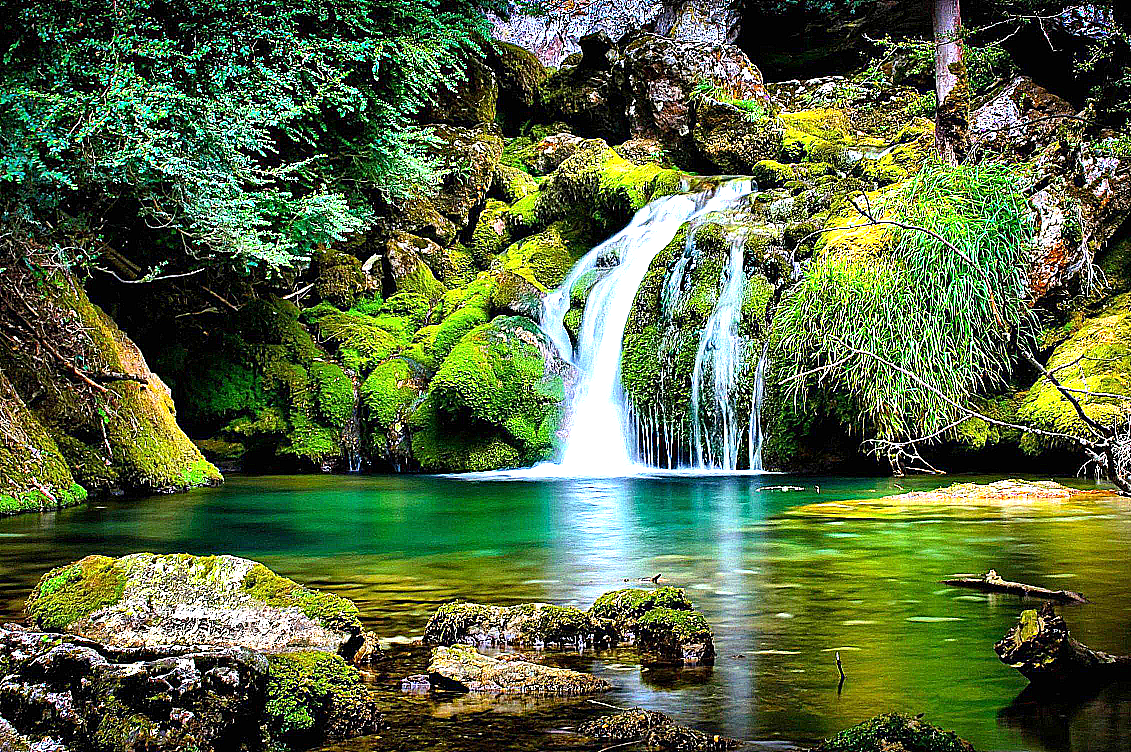
#> input picture 483.png, 1131 x 752 px, given in place of fogo.png, which was not available
$ python TrabalhoGB.py
#> lines starting #> are read from the running program, lines starting #| are printed output that depends on the picture; pictures that were not available may be replaced by others from this repository, and a replacement may not be noted
import cv2
import numpy as np
from scipy.interpolate import UnivariateSpline
import random

def LookupTable(x, y):
  spline = UnivariateSpline(x, y)
  return spline(range(256))

# [19 lines left out: functions Winter, Summer, not called in this run]

def invert(img):
    inv = cv2.bitwise_not(img)
    return inv

def HDR(img):
    hdr = cv2.detailEnhance(img, sigma_s=12, sigma_r=0.15)
    return  hdr

# [18 lines left out: functions pencil_sketch_col, pencil_sketch_grey, sepia, not called in this run]

def sharpen(img):
    kernel = np.array([[-1, -1, -1], [-1, 9.5, -1], [-1, -1, -1]])
    img_sharpen = cv2.filter2D(img, -1, kernel)
    return img_sharpen

def bright(img, beta_value ):
    img_bright = cv2.convertScaleAbs(img, beta=beta_value)
    return img_bright

def greyscale(img):
    greyscale = cv2.cvtColor(img, cv2.COLOR_BGR2GRAY)
    return greyscale

def filters(imagem, pos):
    match pos:
        case 0:
            return imagem
        case 1:
            return greyscale(imagem)
        case 2:
            return bright(imagem, 60)
        case 3:
            return sharpen(imagem)
        case 4:
            return sepia(imagem)
        case 5:
            return pencil_sketch_grey(imagem)
        case 6:
            return pencil_sketch_col(imagem)
        case 7:
            return HDR(imagem)
        case 8:
            return invert(imagem)
        case 9:
            return Summer(imagem)
        case 10:
            return Winter(imagem)

def nomeAleatorio():
    return random.randint(1, 3000)

def nothing(x):
    pass

# [54 lines left out: functions overlay_transparent, sticker, not called in this run]

def trackbarMouseCb():
    cv2.namedWindow('Controle')
    cv2.namedWindow("Imagem")
    cv2.createTrackbar('Efeitos','Controle',0,10,nothing)
    cv2.createTrackbar('Stickers', 'Controle', 1, 5, nothing)
    cv2.setMouseCallback('Imagem', sticker)

fogo = cv2.imread("Stickers/fogo.png" , cv2.IMREAD_UNCHANGED)
#> fogo is the input picture: shape (752, 1131, 3); mean B, G, R 65.3, 104.7, 87.6
fogo = cv2.resize(fogo, (100, 54))
#> fogo: shape (54, 100, 3)
estrela = cv2.imread("Stickers/estrela.png" , cv2.IMREAD_UNCHANGED)
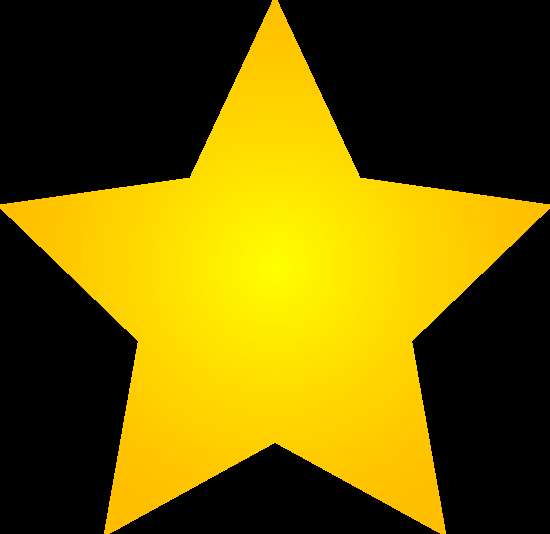
#> input picture stickers/estrela.png, 550 x 534 px, found by its file name
#> estrela is the input picture: shape (534, 550, 4); mean B, G, R, A 0, 93.3, 109.9, 106.9
estrela = cv2.resize(estrela, (92, 51))
#> estrela: shape (51, 92, 4)
bola = cv2.imread("Stickers/bola.png" , cv2.IMREAD_UNCHANGED)
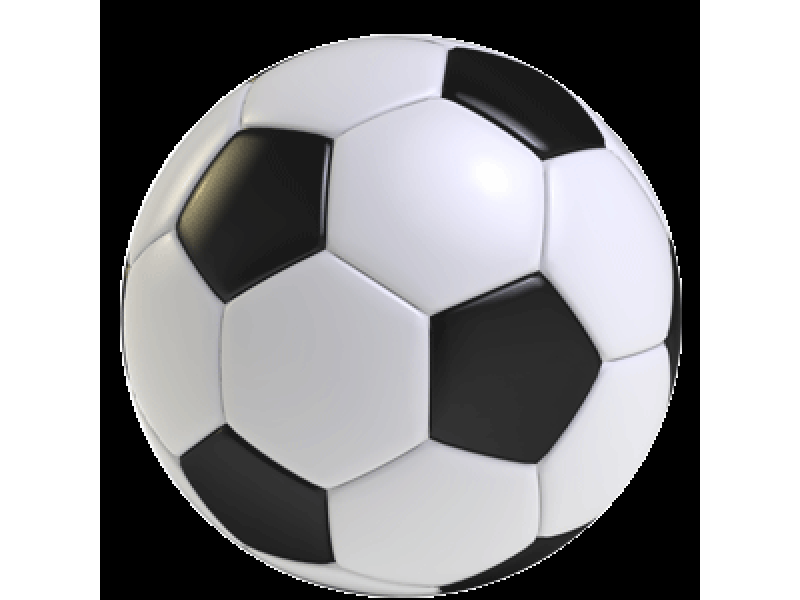
#> input picture stickers/bola.png, 800 x 600 px, found by its file name
#> bola is the input picture: shape (600, 800, 4); mean B, G, R, A 150, 148.1, 148.4, 133.2
bola = cv2.resize(bola, (90, 52))
#> bola: shape (52, 90, 4)
arco = cv2.imread("Stickers/arco-iris.png" , cv2.IMREAD_UNCHANGED)
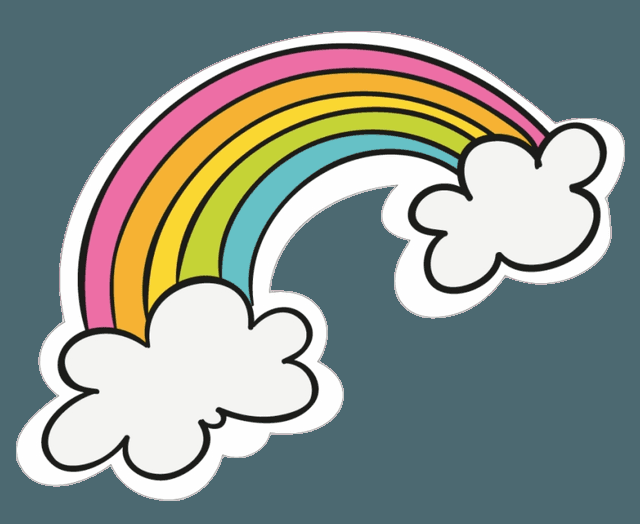
#> input picture stickers/arco-iris.png, 640 x 524 px, found by its file name
#> arco is the input picture: shape (524, 640, 4); mean B, G, R, A 139.5, 145.2, 136.3, 120.3
arco = cv2.resize(arco, (84, 68))
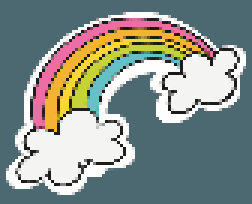
#> arco: shape (68, 84, 4) (shown 3 times larger); mean B, G, R, A 139.6, 145.3, 136.4, 120.4
feliz = cv2.imread("Stickers/feliz.png" , cv2.IMREAD_UNCHANGED)
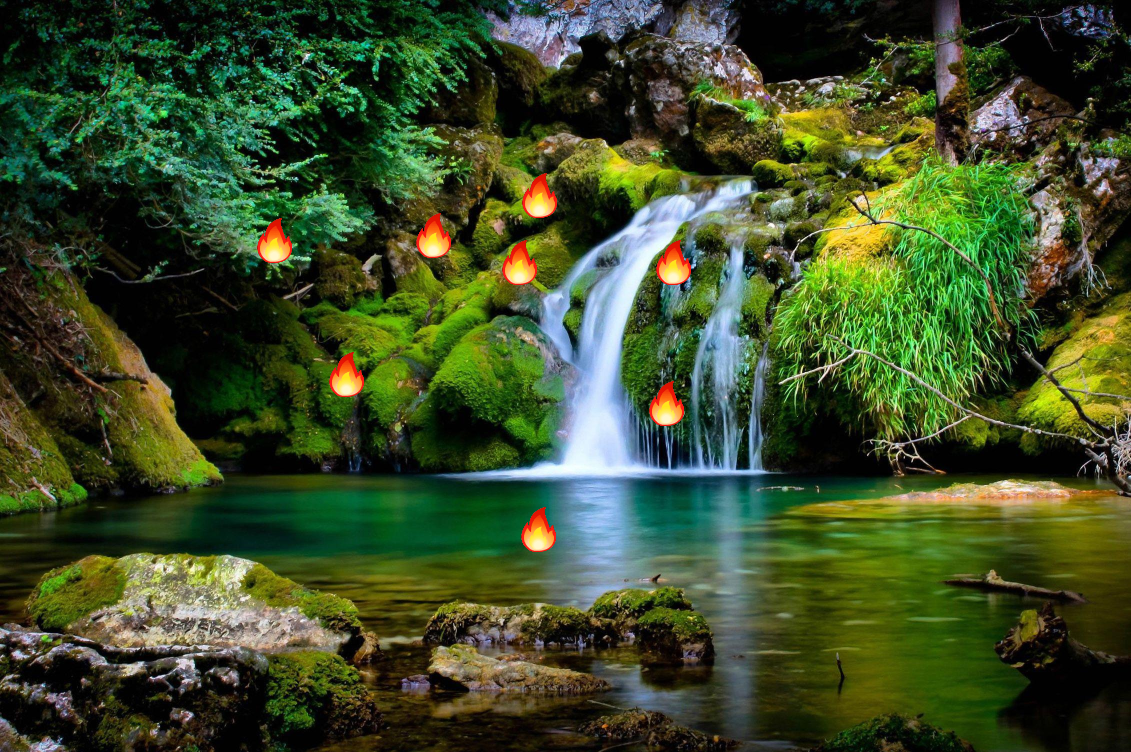
#> input picture 2216.png, 1131 x 752 px, given in place of feliz.png, which was not available
#> feliz is the input picture: shape (752, 1131, 3); mean B, G, R 40.5, 75.9, 61
feliz = cv2.resize(feliz, (92, 64))
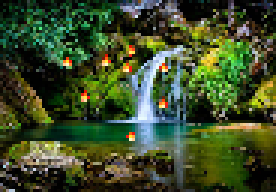
#> feliz: shape (64, 92, 3) (shown 3 times larger); mean B, G, R 40.7, 76.1, 61

OPCAO = input(("Selecione a opcao desejada: (1 = Webcam), (2 = Selecionar foto) "))
#> the answer given: 1
match (OPCAO):
    case "1":
        original = cv2.VideoCapture(0)
        if not original.isOpened():
            print("Cannot open camera")
            exit()
        trackbarMouseCb()
        while True:
            ret, frame = original.read()
            if not ret:
                print("Can't receive frame (stream end?). Exiting ...")
                break
            pos = cv2.getTrackbarPos('Efeitos', 'Controle')
            posSticker = cv2.getTrackbarPos('Stickers', 'Controle')
            img = filters(frame, pos)
            cv2.imshow('Imagem', img)
            if cv2.waitKey(10) == ord('q'):
                break
        cv2.destroyAllWindows()

    case "2":
        arquivo = input("Qual o caminho para o arquivo: ")
        original = cv2.imread(arquivo , 1)
        original = cv2.resize(original, (1131, 752))
        img = original
        trackbarMouseCb()
        while (True):
            posEffects = cv2.getTrackbarPos('Efeitos', 'Controle')
            posSticker = cv2.getTrackbarPos('Stickers', 'Controle')
            img = filters(original, posEffects)
            cv2.imshow('Imagem', img)
            if cv2.waitKey(10) == ord('q'):
                break
        cv2.destroyAllWindows()
#> slider 'Efeitos' is set to 3
#> in sharpen, `kernel = np.array([[-1, -1, -1], [-1, 9.5, -1], [-1, -1, -1]])`: kernel = [[-1, -1, -1], [-1, 9.5, -1], [-1, -1, -1]]
#> in sharpen, `img_sharpen = cv2.filter2D(img, -1, kernel)`:
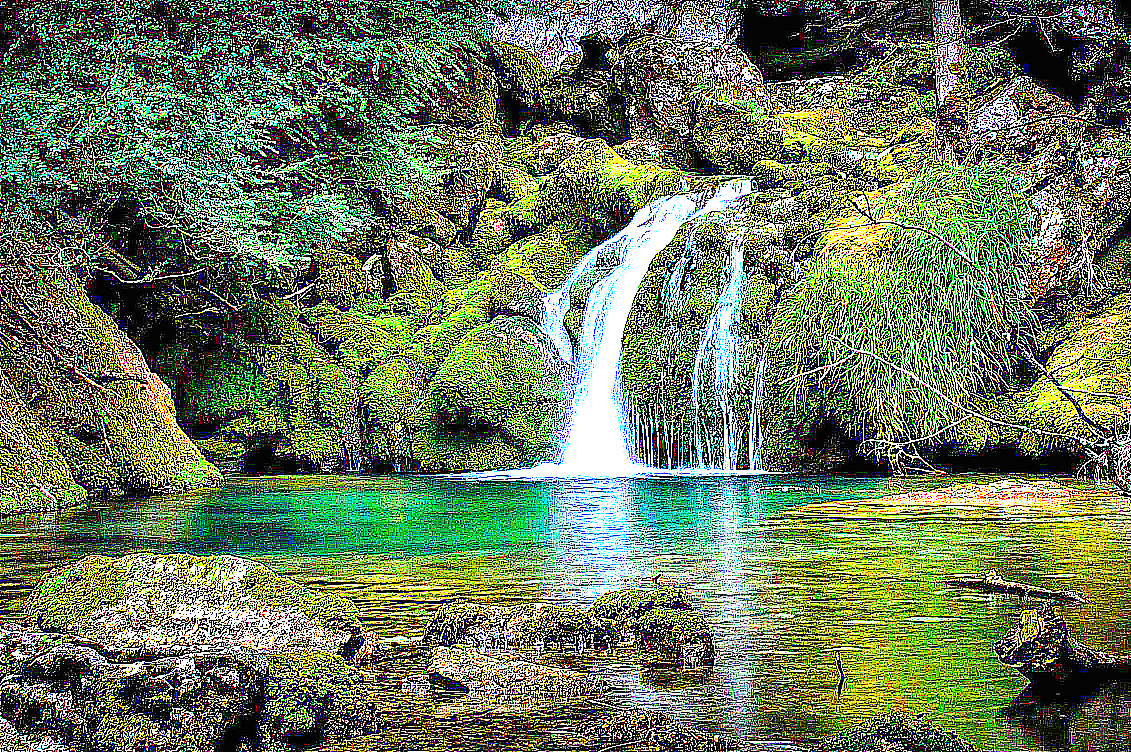
#> img_sharpen: shape (752, 1131, 3); mean B, G, R 92.1, 120.7, 107.5
#> (key q is pressed here)
